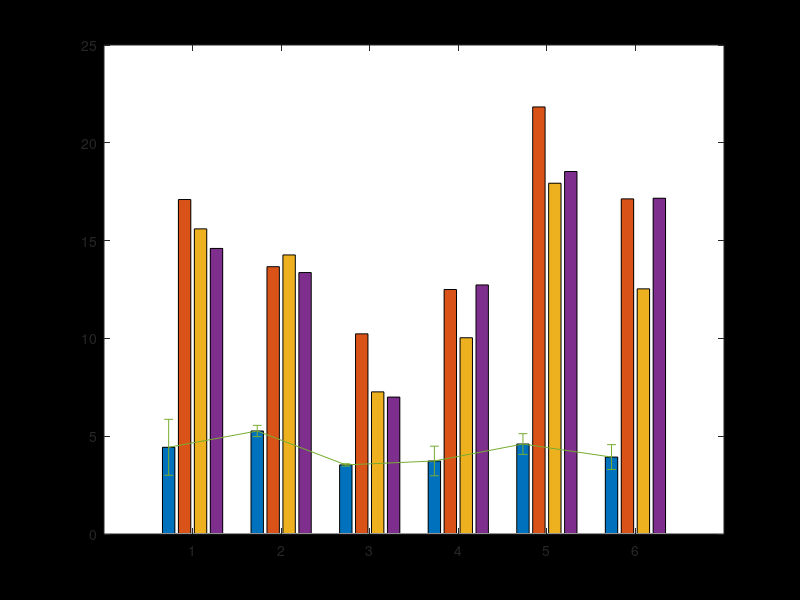

Write MATLAB code to recreate this figure. (Note: this script raises an error after producing the figure.)
%% Plot the Swap Time Test

clear;
clc;

% Enter the data:
% data = [participant, prototype, top, ehx, boss]
data = [1, 6.0, 23.0, 18.3, 17.3;
        1, 4.1, 15.0, 15.5, 14.6;
        1, 3.2, 13.3, 13.0, 11.9;
        2, 5.6, 16.0, 15.4, 16.0;
        2, 5.1, 13.6, 16.4, 11.5;
        2, 5.1, 11.4, 11.0, 12.6;
        3, 3.5, 10.7,  9.4,  7.3;
        3, 3.5, 11.3,  5.9,  8.2;
        3, 3.6,  8.7,  6.5,  5.5;
        4, 4.6, 15.2,  9.8, 15.8;
        4, 3.4, 10.8, 10.5, 12.2;
        4, 3.2, 11.5,  9.8, 10.2;
        5, 4.2, 24.0, 18.8, 19.6;
        5, 4.4, 18.2, 16.4, 19.2;
        5, 5.2, 23.3, 18.6, 16.8;
        6, 4.3, 17.6, 11.2, 18.6;
        6, 4.3, 18.4, 13.9, 16.5;
        6, 3.2, 15.4, 12.5, 16.4]
    
% Find the mean and standard deviation by participant
    
data_avg = mean(data(1:3,:))
data_std = std(data(1:3,:))

for i = 1:size(data,1)/3 -1
    participant_data = data(3*i+1:3*i+3,:)
    data_avg = [data_avg; mean(participant_data)]
    data_std = [data_std; std(participant_data)]
end

% plot these as a multiple bar graph
figure('Color',[0 0 0],'InvertHardcopy','off');
set(gcf,'units','normalized','outerposition',[0 0 1 1]);
%figure(1);clf;
barH = bar(data_avg(:,2:end));
ax = gca;


hold on
for i = 1:4
    errH = errorbar(data_avg(:,1) - 0.45 + (i*0.18), data_avg(:, 1+i), data_std(:, 1+i));
    %colormap = lines(i);
    %errH.Color = colormap(i,:);
    errH.LineStyle = 'none';
    errH.Color = [1 1 1];
end
hold off

set(gca, 'Color', [0 0 0]);

font.size = 36;
font.wt = 'bold'
font.color = 'w'
font.name = 'Helvetica'

ax.TitleFontSizeMultiplier = 2
ax.XColor = [1 1 1]
ax.YColor = [1 1 1]
ax.XAxis.FontSize = font.size
ax.YAxis.FontSize = font.size
ax.XAxisLocation = 'bottom'
ax.YAxisLocation = 'left'

legend(barH, {'Hot Swapping Solution', 'Pedal: Top Mounted Jacks', 'Pedal: Wide Side Mounted Jacks', 'Pedal: Compact Size Mounted Jacks'}, ...
    'FontSize', 20, 'TextColor', font.color, 'FontWeight', font.wt, 'Location', 'north')
legend boxoff

xlabel('Participant', ...
    'FontSize', font.size, 'FontWeight', font.wt, 'Color', font.color, 'FontName', font.name)
ylabel('Average Time (s)', ...
    'FontSize', font.size, 'FontWeight', font.wt, 'Color', font.color, 'FontName', font.name)
title({'Comparison of Swap Time by Participant', 'for 4 Devices'}, ...
    'FontSize', font.size, 'FontWeight', font.wt, 'Color', font.color, 'FontName', font.name)

%% Find the average improvement for each participant

% average savings per pedal per participant
savings = (data_avg(:,3:end) - data_avg(:,2))./data_avg(:,3:end)

% now average these together weighted by the inverse of the standard
% deviation (so values with lower standard deviation will be counted more
% than values with higher standard deviation)
savings_std = std(savings)

weights = (1./(savings_std.^2)) .* (1./( sum(sum( 1./(savings_std.^2) )) ))
savings_weightedavg = sum(sum(savings .* weights))

savings_weightedavg_std = sum(sum((weights) .* (savings_std)))

%% Show results of noise floor measurements:










